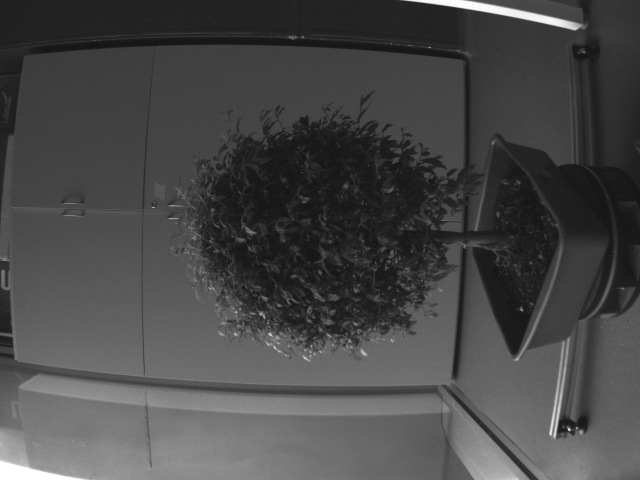
#> input picture data/guaiacum_officinale/4D_data/0/IMG_160101_033302_0000_GRE.TIF, 640 x 480 px
$ python -i extract_2d_points_auto.py   (imports and definitions only)
#> lines starting #> are read from the running program, lines starting #| are printed output that depends on the picture
import numpy as np
import cv2 as cv
import os
actual_file_path = os.path.dirname(os.path.abspath(__file__))
def vector_mgnitud(va, vb):
    r = ((vb[0]-va[0])**2+(vb[1]-va[1])**2)**0.5
    return r

# [6 lines left out: function triangle_edges, not called in this run]

def find_triangle_points(gray):

    # setting threshold of gray image
    # _, threshold = cv.threshold(gray, 127, 255, cv.THRESH_BINARY)
    # using a findContours() function


    imagem = cv.bitwise_not(gray)
    cc = cv.imread(f"{actual_file_path}/mask_gray.jpg", 0)
    t_image = (gray*cc) + imagem
    _, threshold = cv.threshold(t_image, 127, 255, cv.THRESH_BINARY)
    contours, _ = cv.findContours(
        threshold, cv.RETR_TREE, cv.CHAIN_APPROX_SIMPLE)
    i = 0
    # list for storing names of shapes
    contour_draw = []
    first_t = True
    variance = 0
    tr_points = []
    for num, contour in enumerate(contours):
        # here we are ignoring first counter because
        # findcontour function detects whole image as shape
        if i == 0:
            i = 1
            continue
        # cv.approxPloyDP() function to approximate the shape
        approx = cv.approxPolyDP(
            contour, 0.01 * cv.arcLength(contour, True), True)

        # putting shape name at center of each shape
        if len(approx) == 3:
            if first_t:
                variance = np.var(triangle_edges(approx))
                first_t = False
                tr_points = approx
                contour_draw = contour
                continue
            if np.var(triangle_edges(approx)) < variance:
                contour_draw = contour
                variance = np.var(triangle_edges(approx))
                tr_points = approx
    return tr_points

# [103 lines left out: functions pre_process_img, find_pairs, find_intersectoins, find_line, get_board_corners, not called in this run]

>>> import cv2
>>> picture = cv2.imread('../../data/guaiacum_officinale/4D_data/0/IMG_160101_033302_0000_GRE.TIF', cv2.IMREAD_GRAYSCALE)
#> picture is the input picture: shape (480, 640); min 21, max 255, mean 72.3
>>> result = find_triangle_points(picture)
#> in find_triangle_points, `imagem = cv.bitwise_not(gray)`:
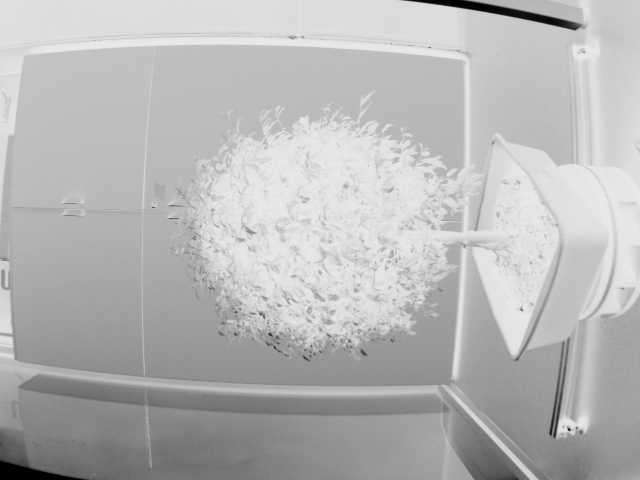
#> imagem: shape (480, 640); min 0, max 234, mean 182.7
#> (the run stopped early here; a loop or call above may not have finished)
